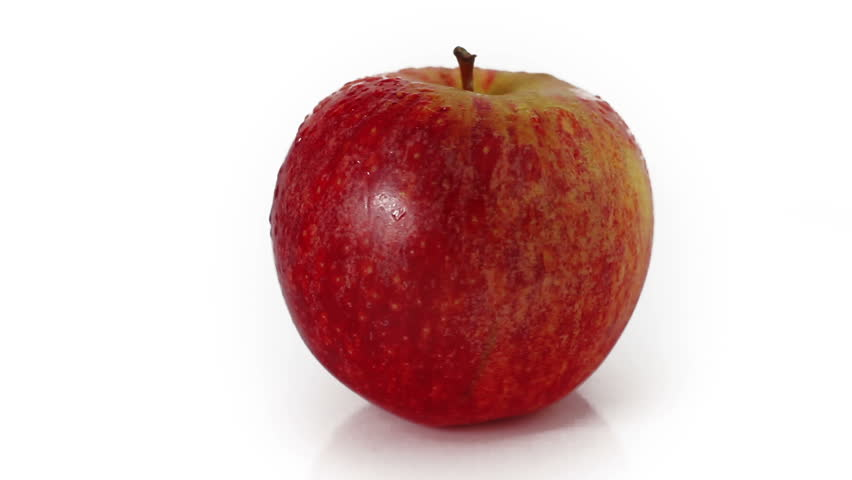
#> input picture images/rgb/apples/1.jpg, 852 x 480 px; its folder holds only this picture in this run
$ python computeDescriptor.py
#> lines starting #> are read from the running program, lines starting #| are printed output that depends on the picture; after the words box and inside, x2 and y2 are one past the last pixel; in counts of white or black regions, pixels touching at a corner belong together
#> further down, imageRGB is the input picture: shape (480, 852, 3); mean B, G, R 190.5, 191.5, 220.1
### functions.py
import numpy as np
import cv2
import math
import matplotlib.pyplot as plt
import matplotlib
import scipy.stats as stats


def image_moments(region):
    """ Compute moments of the external contour in a binary image.

        Args:
            region: Binary image

        Returns:
            moments: dictionary containing all moments of the region
    """

    # Get external contour
    contours, _ = cv2.findContours(region, cv2.RETR_EXTERNAL, cv2.CHAIN_APPROX_NONE)
    cnt = contours[0]

    # Compute moments
    moment = cv2.moments(cnt)

    return moment


def genDescriptor(image, imageBbRgb):
    contours, hierarchy = cv2.findContours(image, cv2.RETR_LIST, cv2.CHAIN_APPROX_SIMPLE)
    idx = 0
    xMax, yMax, wMax, hMax = 0, 0, 0, 0
    maxCnt = 0
    for cnt in contours:
        idx += 1
        x, y, w, h = cv2.boundingRect(cnt)
        if abs(hMax) * abs(wMax) < abs(h) * abs(w):
            xMax, yMax, wMax, hMax = x, y, w, h
            maxCnt = cnt

    descriptor = np.array([0., 0., 0., 0., 0., 0., 0., 0., 0., 0.])
    area = float(cv2.contourArea(maxCnt))
    perimetro = float(cv2.arcLength(maxCnt, True))
    descriptor[0] = perimetro ** 2 / area
    descriptor[1] = 4 * np.pi * (area / perimetro ** 2)

    imageHSV = cv2.cvtColor(imageBbRgb, cv2.COLOR_BGR2HSV)

    descriptor[2] = np.mean(imageHSV[:, :, 0])
    descriptor[3] = np.mean(imageHSV[:, :, 1])
    descriptor[4] = np.mean(imageHSV[:, :, 2])
    descriptor[5] = np.mean(imageBbRgb[:, :, 0])
    descriptor[6] = np.mean(imageBbRgb[:, :, 1])
    descriptor[7] = np.mean(imageBbRgb[:, :, 2])

    moments = image_moments(image)
    huMoments = cv2.HuMoments(moments).flatten()
    descriptor[8] = huMoments[0]
    descriptor[9] = huMoments[1]

    return descriptor


def computeImage(imageRGB):
    erosing = computeSameSize(imageRGB)
    contours, hierarchy = cv2.findContours(erosing, cv2.RETR_LIST, cv2.CHAIN_APPROX_SIMPLE)
    idx = 0
    xMax, yMax, wMax, hMax = 0, 0, 0, 0
    maxCnt = 0
    for cnt in contours:
        idx += 1
        x, y, w, h = cv2.boundingRect(cnt)
        if abs(hMax) * abs(wMax) < abs(h) * abs(w) < (np.shape(erosing)[0] * np.shape(erosing)[1]):
            xMax, yMax, wMax, hMax = x, y, w, h
            maxCnt = cnt

    if idx > 0:
        final = erosing[yMax:yMax + hMax, xMax:xMax + wMax]
    else:
        final = erosing

    final = resize(final)
    imageRGBbb = imageRGB[yMax:yMax + hMax, xMax:xMax + wMax]
    imageRGBbb = resize(imageRGBbb)

    return final, imageRGBbb


def resize(image):
    scale_percent = 400 * 100 / image.shape[0]
    width = int(image.shape[1] * scale_percent / 100)
    height = int(image.shape[0] * scale_percent / 100)
    dim = (width, height)

    # resize image
    resized = cv2.resize(image, dim, interpolation=cv2.INTER_AREA)
    return resized


def computeSameSize(imageRGB):
    image = cv2.cvtColor(imageRGB, cv2.COLOR_BGR2GRAY)
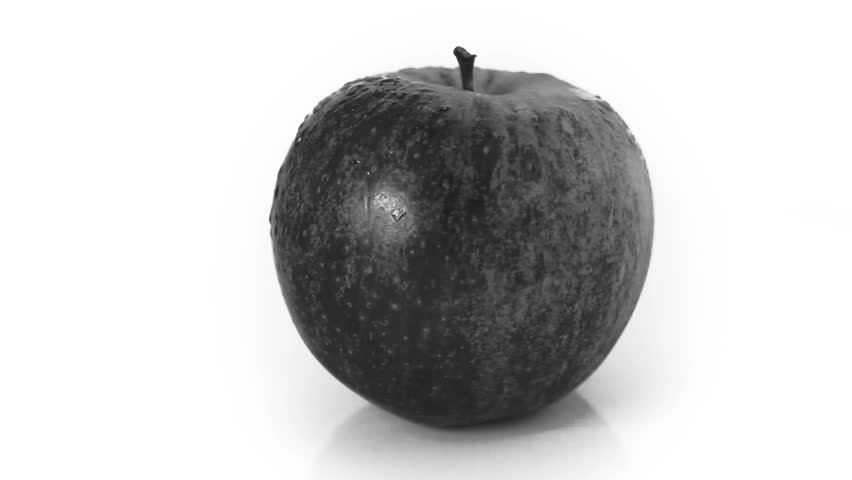
#> image: shape (480, 852); min 28, max 255, mean 200
    image = cv2.GaussianBlur(image, (5, 5), 5)
    kernel = np.ones((10, 10), np.uint8)
    ret, binarizedOtsu = cv2.threshold(image, 0, 255, cv2.THRESH_BINARY_INV + cv2.THRESH_OTSU)
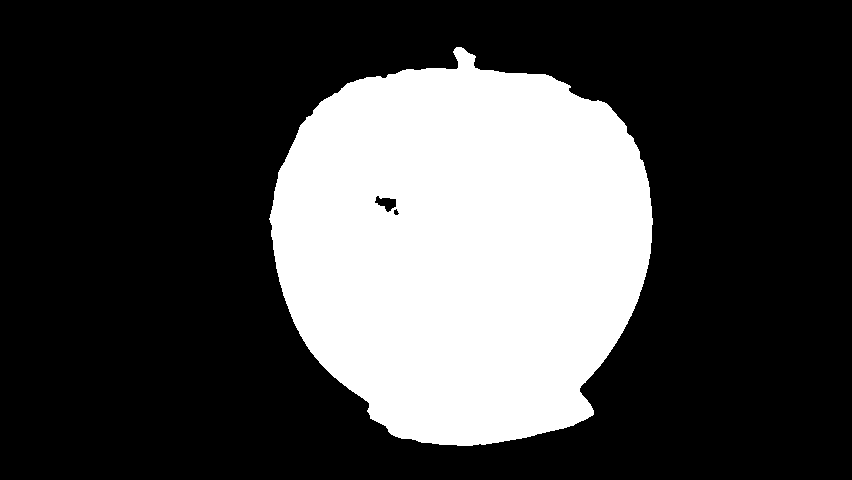
#> binarizedOtsu: shape (480, 852); 28.3% white; 1 white region, box (x1, y1, x2, y2) and area: (269, 47, 653, 446) 115694
#> ret = 161
    closing = cv2.morphologyEx(binarizedOtsu, cv2.MORPH_CLOSE, kernel)
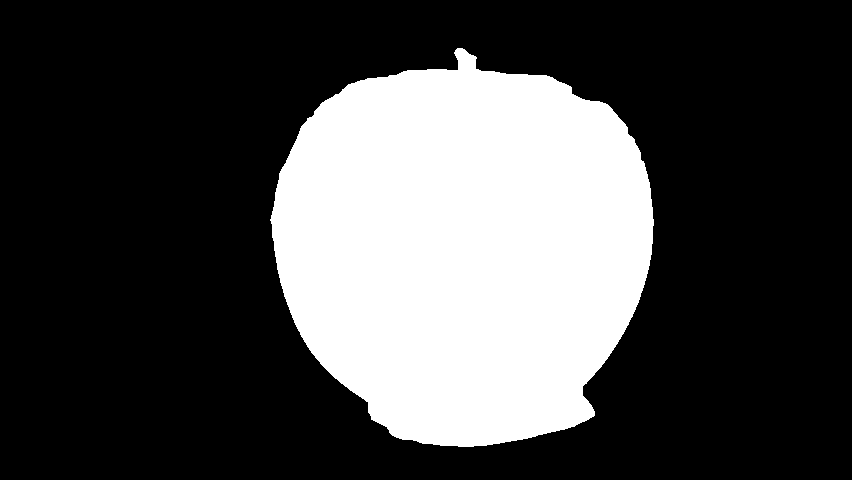
#> closing: shape (480, 852); 28.4% white; 1 white region, box (x1, y1, x2, y2) and area: (270, 48, 654, 447) 115976
    dilating = cv2.dilate(closing, kernel)
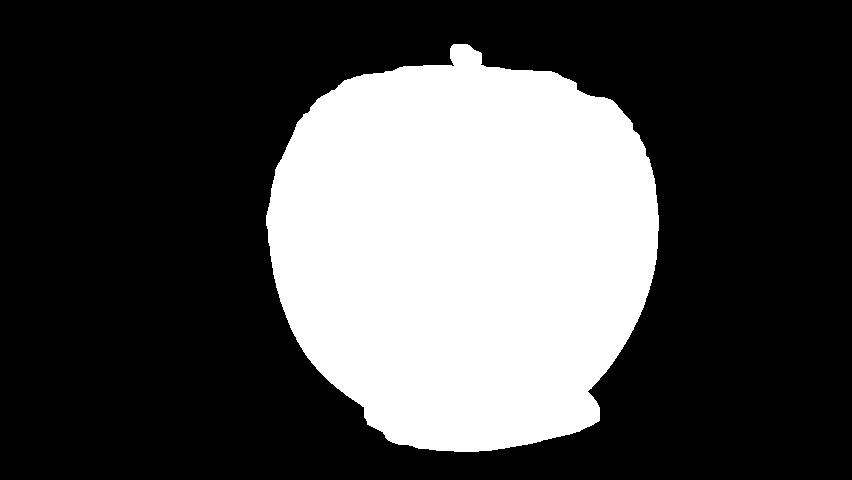
#> dilating: shape (480, 852); 30.1% white; 1 white region, box (x1, y1, x2, y2) and area: (266, 44, 659, 452) 123266
    erosing = cv2.erode(dilating, kernel)
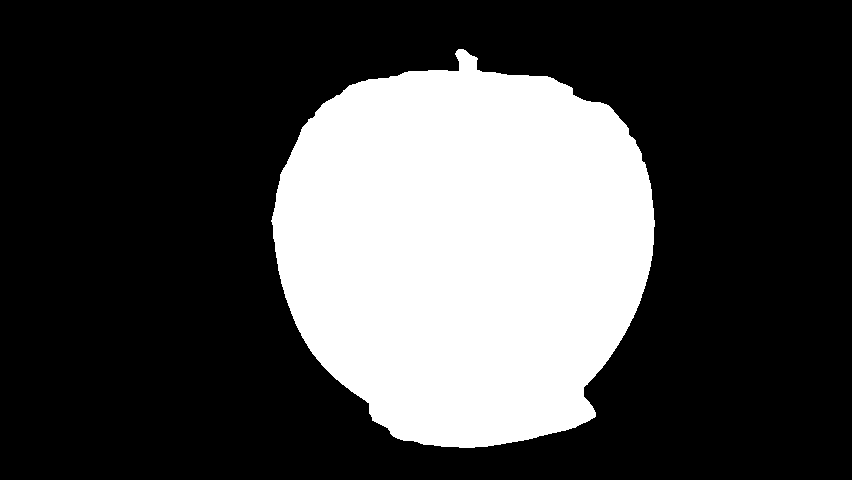
#> erosing: shape (480, 852); 28.4% white; 1 white region

    return erosing

### computeDescriptor.py
import numpy as np
import cv2
import math
import matplotlib.pyplot as plt
import matplotlib
import scipy.stats as stats
import functions

images_path = './images/'
matplotlib.rcParams['figure.figsize'] = (10.0, 10.0)
cv2.setRNGSeed(5)

tamDescriptor = (11, 10)

descriptor_apples = np.zeros(tamDescriptor)
descriptor_bananas = np.zeros(tamDescriptor)
descriptor_oranges = np.zeros(tamDescriptor)

descriptors = np.array([descriptor_apples, descriptor_bananas, descriptor_oranges])
fruits = ["apples", "bananas", "oranges"]

for f in range(0, np.shape(fruits)[0]):
    for i in range(1, 12):
        imageRGB = cv2.imread(images_path + "/rgb/" + str(fruits[f]) + "/" + str(i) + ".jpg", cv2.IMREAD_COLOR)
        finalImage, x = functions.computeImage(imageRGB)
#> in computeImage, `contours, hierarchy = cv2.findContours(erosing, cv2.RETR_LIST, cv2.CHA..`: contours = 1 contour; box (x1, y1, x2, y2) and area: (271, 49, 655, 448) 115378
#> the loop in computeImage, `for cnt in contours:` made 1 pass
#> (idx, x, y, w, h, xMax, yMax, wMax) on pass 1: (1, 271, 49, 384, 399, 271, 49, 384)
#> after the loop in computeImage, `for cnt in contours:`: hMax = 399; idx = 1; maxCnt = contour of 537 points, box (x1, y1, x2, y2) (271, 49, 655, 448), area 115378; wMax = 384; xMax = 271; yMax = 49
#> in computeImage, `final = erosing[yMax:yMax + hMax, xMax:xMax + wMax]`:
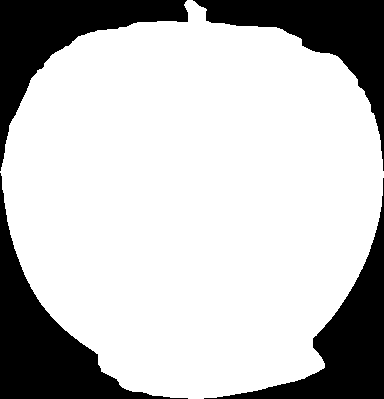
#> final: shape (399, 384); 75.7% white; 4 black regions
#> in computeImage, `imageRGBbb = imageRGB[yMax:yMax + hMax, xMax:xMax + wMax]`:
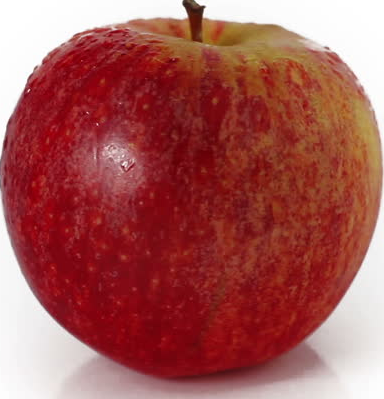
#> imageRGBbb: shape (399, 384, 3); mean B, G, R 86.1, 88.8, 164.6
        descriptors[f, i - 1, :] = functions.genDescriptor(finalImage, x)
#> in genDescriptor, `contours, hierarchy = cv2.findContours(image, cv2.RETR_LIST, cv2.CHAIN..`: contours = 1 contour; box (x1, y1, x2, y2) and area: (0, 0, 384, 400) 115778
#> the loop in genDescriptor, `for cnt in contours:` made 1 pass
#> (idx, x, y, w, h, xMax, yMax, wMax) on pass 1: (1, 0, 0, 384, 400, 0, 0, 384)
#> after the loop in genDescriptor, `for cnt in contours:`: hMax = 400; idx = 1; maxCnt = contour of 537 points, box (x1, y1, x2, y2) (0, 0, 384, 400), area 115778; wMax = 384; xMax = 0
#> in genDescriptor, `area = float(cv2.contourArea(maxCnt))`: area = 115777.5
#> in genDescriptor, `perimetro = float(cv2.arcLength(maxCnt, True))`: perimetro = 1363.9
#> in genDescriptor, `imageHSV = cv2.cvtColor(imageBbRgb, cv2.COLOR_BGR2HSV)`: imageHSV: shape (400, 384, 3); mean H, S, V 88.1, 151, 164.5
#> in image_moments, `cnt = contours[0]`: cnt = contour of 1197 points, box (x1, y1, x2, y2) (0, 0, 384, 400), area 115778
#> in image_moments, `moment = cv2.moments(cnt)`: moment = moments, m00 115777.5, centre m10/m00, m01/m00 = (193.5, 200.9)
#> in genDescriptor, `moments = image_moments(image)`: moments has the same summary as moment in image_moments
#> in genDescriptor, `huMoments = cv2.HuMoments(moments).flatten()`: huMoments = [0.16, 2.04e-05, 7.48e-05, 1.48e-08, -1.34e-14, 3.25e-11, 8.07e-15]
#> (the run stopped early here; a loop or call above may not have finished)

$ run again, on images/rgb/bananas/1.jpg
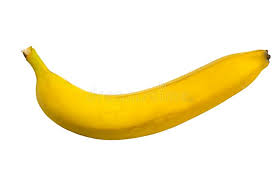
#> input picture images/rgb/bananas/1.jpg, 275 x 183 px, found by its file name
#> imageRGB is the input picture: shape (183, 275, 3); mean B, G, R 202.8, 238.6, 248.9
#> in computeSameSize, `ret, binarizedOtsu = cv2.threshold(image, 0, 255, cv2.THRESH_BINARY_IN..`:
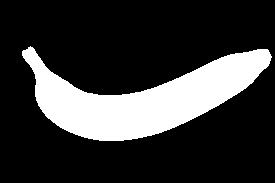
#> binarizedOtsu: shape (183, 275); 21.4% white; 1 white region, box (x1, y1, x2, y2) and area: (22, 46, 272, 141) 10750
#> ret = 215
#> closing: shape (183, 275); 21.5% white; 1 white region, box (x1, y1, x2, y2) and area: (23, 47, 275, 142) 10795
#> dilating: shape (183, 275); 28.4% white; 1 white region, box (x1, y1, x2, y2) and area: (19, 43, 275, 147) 14308
#> erosing: shape (183, 275); 21.5% white; 1 white region
#> in computeImage, `contours, hierarchy = cv2.findContours(erosing, cv2.RETR_LIST, cv2.CHA..`: contours = 1 contour; box (x1, y1, x2, y2) and area: (24, 48, 275, 143) 10516
#> the loop in computeImage, `for cnt in contours:` made 1 pass
#> (idx, x, y, w, h, xMax, yMax, wMax) on pass 1: (1, 24, 48, 251, 95, 24, 48, 251)
#> after the loop in computeImage, `for cnt in contours:`: hMax = 95; idx = 1; maxCnt = contour of 310 points, box (x1, y1, x2, y2) (24, 48, 275, 143), area 10516; wMax = 251; xMax = 24; yMax = 48
#> final: shape (95, 251); 45.3% white; 1 white region
#> in computeImage, `imageRGBbb = imageRGB[yMax:yMax + hMax, xMax:xMax + wMax]`:
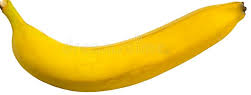
#> imageRGBbb: shape (95, 251, 3); mean B, G, R 145, 220.6, 242.2
#> resized: shape (400, 1056, 3)
#> in genDescriptor, `contours, hierarchy = cv2.findContours(image, cv2.RETR_LIST, cv2.CHAIN..`: contours = 1 contour; box (x1, y1, x2, y2) and area: (0, 0, 1056, 400) 191259
#> the loop in genDescriptor, `for cnt in contours:` made 1 pass
#> (idx, x, y, w, h, xMax, yMax, wMax) on pass 1: (1, 0, 0, 1056, 400, 0, 0, 1056)
#> after the loop in genDescriptor, `for cnt in contours:`: hMax = 400; idx = 1; maxCnt = contour of 650 points, box (x1, y1, x2, y2) (0, 0, 1056, 400), area 191259; wMax = 1056; xMax = 0
#> area = 191259
#> perimetro = 3169.5
#> imageHSV: shape (400, 1056, 3); mean H, S, V 18, 109.2, 242.4
#> cnt = contour of 3080 points, box (x1, y1, x2, y2) (0, 0, 1056, 400), area 191259
#> moment = moments, m00 191259, centre m10/m00, m01/m00 = (513.8, 220)
#> moments has the same summary as moment in image_moments
#> huMoments = [0.458, 0.147, 0.0253, 0.0033, -2.26e-05, -0.000937, 2.01e-05]
